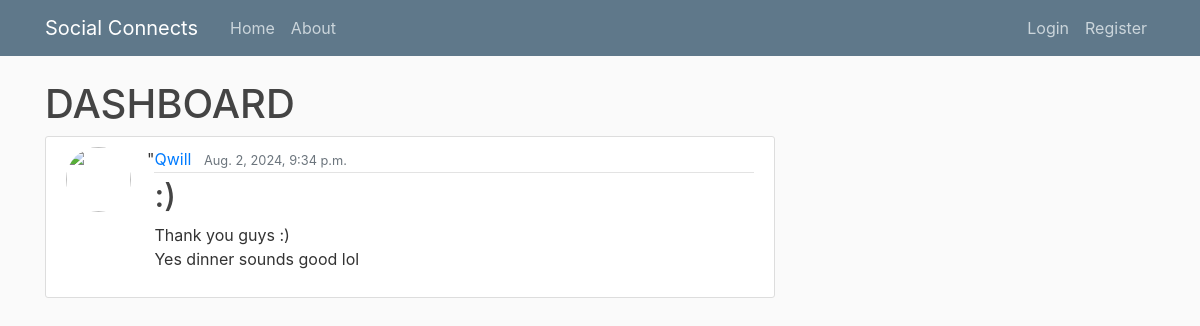
Page /post/23/ on the committed database.
### blog/models.py (models this page shows, shortened)
class Post(models.Model):
    title = models.CharField(max_length=100)
    content = models.TextField()
    date_posted = models.DateTimeField(default=timezone.now)
    author = models.ForeignKey(User, on_delete=models.CASCADE)

### blog/views.py (the view)
# urls.py: path('post/<int:pk>/', PostDetailView.as_view(), name="post-detail"),
class PostDetailView(DetailView):
    model = Post

### blog/templates/blog/post_detail.html (shortened to what this page needs)
{% extends "blog/base.html" %}
{% block content%}
<h1>DASHBOARD</h1>
<article class="media content-section">
  <img  class="rounded-circle article-img" src="{{ object.author.profile.url }}"/>"
  <div class="media-body">
    <div class="article-metadata">
      <a class="mr-2" href="{% url 'user-posts' object.author.username %}">{{ object.author }}</a>
      <small class="text-muted">{{ object.date_posted }}</small>
    </div>
    <h2 class="article-title">{{ object.title }}</a></h2>
    <p class="article-content">{{ object.content }}</p>
  </div>
</article>
{% endblock %}

### blog/static/blog/main.css (style rules this page uses)
body { background: #fafafa; color: #333333; margin-top: 5rem; }
h1, h2, h3, h4, h5, h6 { color: #444444; }
.content-section { background: #ffffff; padding: 10px 20px; border: 1px solid #dddddd; border-radius: 3px; margin-bottom: 20px; }
.article-title { color: #444444; }
.article-content { white-space: pre-line; }
.article-img { height: 65px; width: 65px; margin-right: 16px; }
.article-metadata { padding-bottom: 1px; margin-bottom: 4px; border-bottom: 1px solid #e3e3e3 }

### rows in the picture
Post: author "Qwill", date_posted "Aug. 2, 2024, 9:34 p.m.", title ":)", content "Thank you guys :) Yes dinner sounds good lol"
